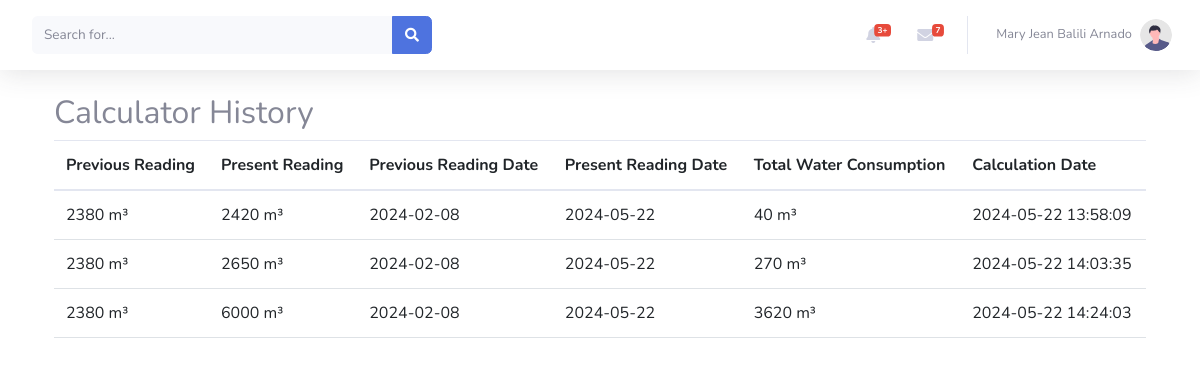
The app's page /calculator_history.php (signed in) with its own data.
### tables this page shows
CREATE TABLE `user` (
  `id` int(50) NOT NULL,
  `firstname` varchar(50) NOT NULL,
  `middlename` varchar(50) NOT NULL,
  `lastname` varchar(50) NOT NULL,
  `block` int(50) NOT NULL,
  `lot` int(50) NOT NULL,
  `phase` int(30) NOT NULL,
  `username` varchar(30) NOT NULL,
  `password` varchar(500) NOT NULL,
  `emailadd` varchar(50) NOT NULL,
  `phonenum` bigint(12) NOT NULL,
  `address` varchar(50) NOT NULL,
  `postalcode` int(50) NOT NULL,
  `usertype` varchar(50) NOT NULL,
  `photo` varchar(50) NOT NULL,
  `status` int(1) NOT NULL DEFAULT 0
);

CREATE TABLE `calculator_history` (
  `id` int(11) NOT NULL,
  `user_id` int(11) DEFAULT NULL,
  `previous_reading` float DEFAULT NULL,
  `present_reading` float DEFAULT NULL,
  `previous_reading_date` date DEFAULT NULL,
  `present_reading_date` date DEFAULT NULL,
  `total_water_consumption` float DEFAULT NULL,
  `calculation_date` datetime DEFAULT NULL
);

### calculator_history.php (the view, shortened to what this page needs)
<?php
include('config.php');
if (isset($_SESSION['session_id'])) {
    $result = $conn->query("SELECT * FROM user WHERE id='" . $_SESSION['session_id'] . "'");
    $row = mysqli_fetch_array($result);
} else {
    echo "User ID is not set.";
    exit;
}
?>
<!DOCTYPE html>
<html>
<head>
    <link rel="stylesheet" href="https://cdn.jsdelivr.net/npm/bootstrap@5.7.0/dist/css/bootstrap.min.css">
    <link rel="stylesheet" href="https://cdnjs.cloudflare.com/ajax/libs/bootstrap/5.1.3/css/bootstrap.min.css">
    <link href="vendor/fontawesome-free/css/all.min.css" rel="stylesheet" type="text/css">
    <link href="css/sb-admin-2.min.css" rel="stylesheet">
</head>
<body>
    <nav class="navbar navbar-expand navbar-light bg-white topbar mb-4 static-top shadow">
        <form class="d-none d-sm-inline-block form-inline mr-auto ml-md-3 my-2 my-md-0 mw-100 navbar-search">
            <div class="input-group">
                <input type="text" class="form-control bg-light border-0 small" placeholder="Search for..." aria-label="Search" aria-describedby="basic-addon2">
                <div class="input-group-append">
                    <button class="btn btn-primary" type="button">
                        <i class="fas fa-search fa-sm"></i>
                    </button>
                </div>
            </div>
        </form>
        <ul class="navbar-nav ml-auto">
            <li class="nav-item dropdown no-arrow mx-1">
                <a class="nav-link dropdown-toggle" href="#" id="alertsDropdown" role="button" data-toggle="dropdown" aria-haspopup="true" aria-expanded="false">
                    <i class="fas fa-bell fa-fw"></i>
                    <span class="badge badge-danger badge-counter">3+</span>
                </a>
            </li>
            <li class="nav-item dropdown no-arrow mx-1">
                <a class="nav-link dropdown-toggle" href="#" id="messagesDropdown" role="button" data-toggle="dropdown" aria-haspopup="true" aria-expanded="false">
                    <i class="fas fa-envelope fa-fw"></i>
                    <span class="badge badge-danger badge-counter">7</span>
                </a>
            </li>
            <li class="nav-item dropdown no-arrow">
                <a class="nav-link dropdown-toggle" href="#" id="userDropdown" role="button" data-toggle="dropdown" aria-haspopup="true" aria-expanded="false">
                    <span class="mr-2 d-none d-lg-inline text-gray-600 small"><?php echo $row['firstname'] . ' ' . $row['middlename'] . ' ' . $row['lastname']; ?></span>
                    <img class="img-profile rounded-circle" src="img/undraw_profile.svg">
                </a>
            </li>
        </ul>
    </nav>
    <div class="container">
        <h2>Calculator History</h2>
        <table class="table">
            <thead>
                <tr>
                    <th>Previous Reading</th>
                    <th>Present Reading</th>
                    <th>Previous Reading Date</th>
                    <th>Present Reading Date</th>
                    <th>Total Water Consumption</th>
                    <th>Calculation Date</th>
                </tr>
            </thead>
            <tbody>
                <?php
                $user_id = $_SESSION['session_id'];
                $history_query = "SELECT * FROM calculator_history WHERE user_id = '$user_id'";
                $history_result = mysqli_query($conn, $history_query);
                if (mysqli_num_rows($history_result) > 0) {
                    while ($history_row = mysqli_fetch_assoc($history_result)) {
                        echo "<tr>";
                        echo "<td>" . $history_row['previous_reading'] . " m³</td>";
                        echo "<td>" . $history_row['present_reading'] . " m³</td>";
                        echo "<td>" . $history_row['previous_reading_date'] . "</td>";
                        echo "<td>" . $history_row['present_reading_date'] . "</td>";
                        echo "<td>" . $history_row['total_water_consumption'] . " m³</td>";
                        echo "<td>" . $history_row['calculation_date'] . "</td>";
                        echo "</tr>";
                    }
                } else {
                    echo "<tr><td colspan='6'>No history found</td></tr>";
                }
                ?>
            </tbody>
        </table>
    </div>
</body>
</html>

### records on screen
user: firstname "Mary Jean", middlename "Balili", lastname "Arnado"
calculator_history: previous_reading "2380", present_reading "2420", previous_reading_date "2024-02-08", present_reading_date "2024-05-22", total_water_consumption "40", calculation_date "2024-05-22 13:58:09"
calculator_history: previous_reading "2380", present_reading "2650", previous_reading_date "2024-02-08", present_reading_date "2024-05-22", total_water_consumption "270", calculation_date "2024-05-22 14:03:35"
calculator_history: previous_reading "2380", present_reading "6000", previous_reading_date "2024-02-08", present_reading_date "2024-05-22", total_water_consumption "3620", calculation_date "2024-05-22 14:24:03"
